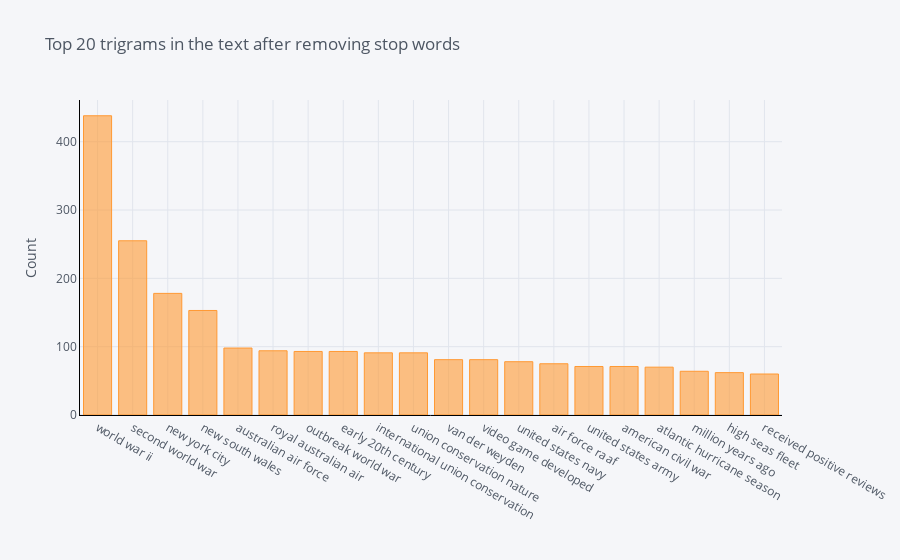

This figure's notebook cell:
### Code cell
df6.groupby('Statements').sum()['count'].sort_values(ascending=False).iplot(
    kind='bar', yTitle='Count', linecolor='black', title='Top 20 trigrams in the text after removing stop words')

### Figure 1 — Plotly figure (JSON) as saved in the notebook; plotly's stock layout.template omitted (floating-point values rounded to 4 significant figures)
{"data": [{"marker": {"color": "rgba(255, 153, 51, 0.6)", "line": {"color": "rgba(255, 153, 51, 1.0)", "width": 1}}, "name": "count", "orientation": "v", "text": "", "type": "bar", "x": ["world war ii", "second world war", "new york city", "new south wales", "australian air force", "royal australian air", "outbreak world war", "early 20th century", "international union conservation", "union conservation nature", "van der weyden", "video game developed", "united states navy", "air force raaf", "united states army", "american civil war", "atlantic hurricane season", "million years ago", "high seas fleet", "received positive reviews"], "y": [438, 255, 178, 153, 98, 94, 93, 93, 91, 91, 81, 81, 78, 75, 71, 71, 70, 64, 62, 60]}], "layout": {"legend": {"bgcolor": "#F5F6F9", "font": {"color": "#4D5663"}}, "paper_bgcolor": "#F5F6F9", "plot_bgcolor": "#F5F6F9", "title": {"font": {"color": "#4D5663"}, "text": "Top 20 trigrams in the text after removing stop words"}, "xaxis": {"gridcolor": "#E1E5ED", "linecolor": "black", "showgrid": true, "tickfont": {"color": "#4D5663"}, "title": {"font": {"color": "#4D5663"}, "text": ""}, "zerolinecolor": "#E1E5ED"}, "yaxis": {"gridcolor": "#E1E5ED", "linecolor": "black", "showgrid": true, "tickfont": {"color": "#4D5663"}, "title": {"font": {"color": "#4D5663"}, "text": "Count"}, "zerolinecolor": "#E1E5ED"}}}
